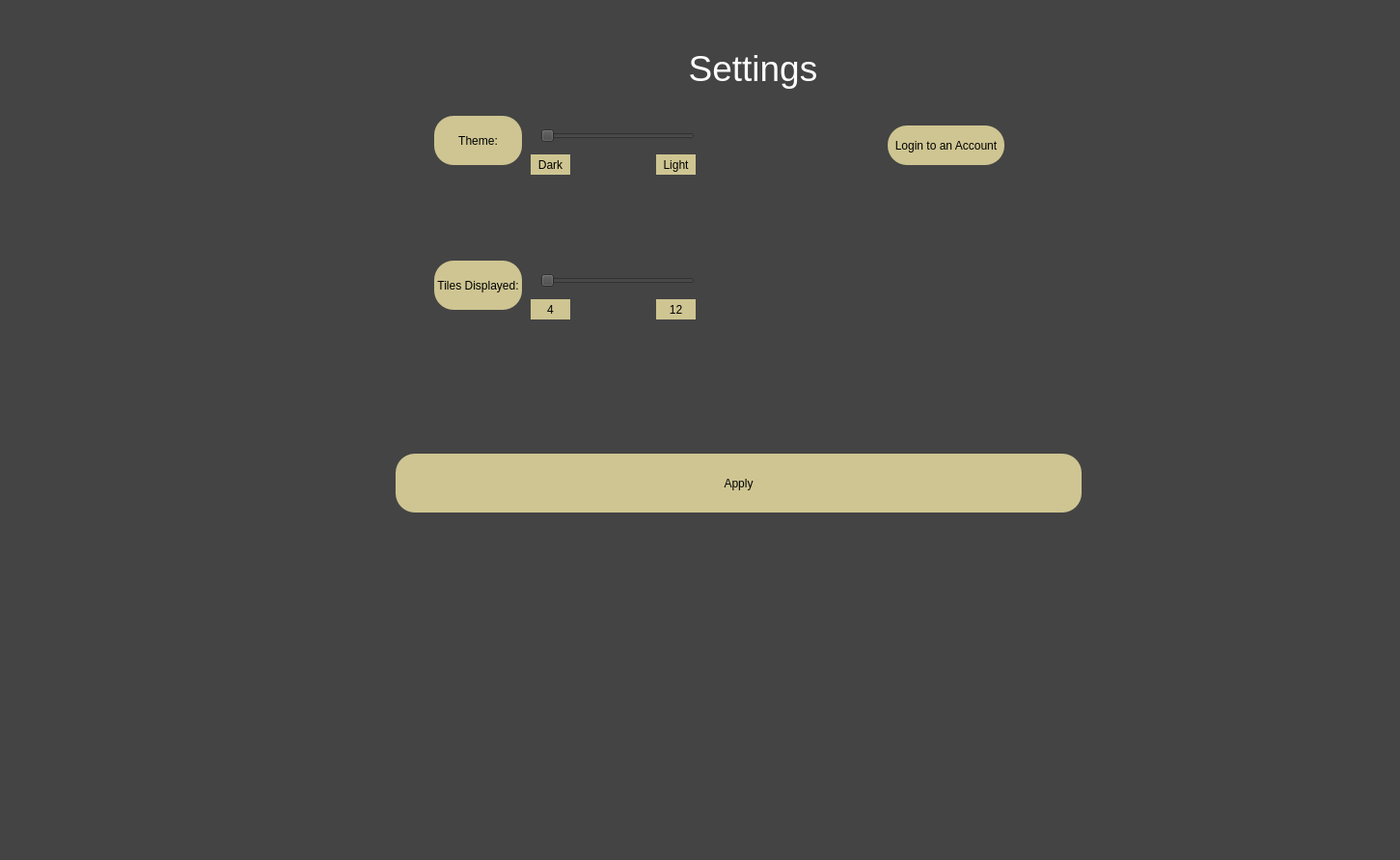
<?xml version="1.0" encoding="UTF-8"?>
<ui version="4.0">
 <class>Dialog</class>
 <widget class="QDialog" name="Dialog">
  <property name="geometry">
   <rect>
    <x>0</x>
    <y>0</y>
    <width>1451</width>
    <height>891</height>
   </rect>
  </property>
  <property name="windowTitle">
   <string>Dialog</string>
  </property>
  <property name="styleSheet">
   <string notr="true">background-color: rgb(68, 68, 68);</string>
  </property>
  <widget class="QLabel" name="label">
   <property name="geometry">
    <rect>
     <x>680</x>
     <y>40</y>
     <width>201</width>
     <height>61</height>
    </rect>
   </property>
   <property name="mouseTracking">
    <bool>false</bool>
   </property>
   <property name="styleSheet">
    <string notr="true">color: rgb(253, 253, 255);
font-size:28pt;
text-align: center;</string>
   </property>
   <property name="text">
    <string>Settings</string>
   </property>
   <property name="alignment">
    <set>Qt::AlignCenter</set>
   </property>
  </widget>
  <widget class="QPushButton" name="applied">
   <property name="geometry">
    <rect>
     <x>410</x>
     <y>470</y>
     <width>711</width>
     <height>61</height>
    </rect>
   </property>
   <property name="styleSheet">
    <string notr="true">background-color: rgb(206, 197, 146);
border-radius: 20px;</string>
   </property>
   <property name="text">
    <string>Apply</string>
   </property>
  </widget>
  <widget class="QLabel" name="label_2">
   <property name="geometry">
    <rect>
     <x>450</x>
     <y>120</y>
     <width>91</width>
     <height>51</height>
    </rect>
   </property>
   <property name="styleSheet">
    <string notr="true">background-color: rgb(206, 197, 146);

border-radius: 20px;</string>
   </property>
   <property name="text">
    <string>Theme:</string>
   </property>
   <property name="alignment">
    <set>Qt::AlignCenter</set>
   </property>
  </widget>
  <widget class="QSlider" name="horizontalSlider">
   <property name="geometry">
    <rect>
     <x>560</x>
     <y>130</y>
     <width>160</width>
     <height>22</height>
    </rect>
   </property>
   <property name="maximum">
    <number>1</number>
   </property>
   <property name="orientation">
    <enum>Qt::Horizontal</enum>
   </property>
  </widget>
  <widget class="QSlider" name="horizontalSlider_2">
   <property name="geometry">
    <rect>
     <x>560</x>
     <y>280</y>
     <width>160</width>
     <height>22</height>
    </rect>
   </property>
   <property name="minimum">
    <number>4</number>
   </property>
   <property name="maximum">
    <number>12</number>
   </property>
   <property name="orientation">
    <enum>Qt::Horizontal</enum>
   </property>
  </widget>
  <widget class="QLabel" name="label_4">
   <property name="geometry">
    <rect>
     <x>450</x>
     <y>270</y>
     <width>91</width>
     <height>51</height>
    </rect>
   </property>
   <property name="styleSheet">
    <string notr="true">background-color: rgb(206, 197, 146);
border-radius: 20px;</string>
   </property>
   <property name="text">
    <string>Tiles Displayed:</string>
   </property>
   <property name="alignment">
    <set>Qt::AlignCenter</set>
   </property>
  </widget>
  <widget class="QPushButton" name="pushButton">
   <property name="geometry">
    <rect>
     <x>920</x>
     <y>130</y>
     <width>121</width>
     <height>41</height>
    </rect>
   </property>
   <property name="styleSheet">
    <string notr="true">background-color: rgb(206, 197, 146);
border-radius: 20px;</string>
   </property>
   <property name="text">
    <string>Login to an Account</string>
   </property>
  </widget>
  <widget class="QLabel" name="label_3">
   <property name="geometry">
    <rect>
     <x>550</x>
     <y>160</y>
     <width>41</width>
     <height>21</height>
    </rect>
   </property>
   <property name="styleSheet">
    <string notr="true">background-color: rgb(206, 197, 146)</string>
   </property>
   <property name="text">
    <string>Dark</string>
   </property>
   <property name="alignment">
    <set>Qt::AlignCenter</set>
   </property>
  </widget>
  <widget class="QLabel" name="label_5">
   <property name="geometry">
    <rect>
     <x>680</x>
     <y>160</y>
     <width>41</width>
     <height>21</height>
    </rect>
   </property>
   <property name="styleSheet">
    <string notr="true">background-color: rgb(206, 197, 146)</string>
   </property>
   <property name="text">
    <string>Light</string>
   </property>
   <property name="alignment">
    <set>Qt::AlignCenter</set>
   </property>
  </widget>
  <widget class="QLabel" name="label_6">
   <property name="geometry">
    <rect>
     <x>550</x>
     <y>310</y>
     <width>41</width>
     <height>21</height>
    </rect>
   </property>
   <property name="styleSheet">
    <string notr="true">background-color: rgb(206, 197, 146)</string>
   </property>
   <property name="text">
    <string>4</string>
   </property>
   <property name="alignment">
    <set>Qt::AlignCenter</set>
   </property>
  </widget>
  <widget class="QLabel" name="label_7">
   <property name="geometry">
    <rect>
     <x>680</x>
     <y>310</y>
     <width>41</width>
     <height>21</height>
    </rect>
   </property>
   <property name="styleSheet">
    <string notr="true">background-color: rgb(206, 197, 146)</string>
   </property>
   <property name="text">
    <string>12</string>
   </property>
   <property name="alignment">
    <set>Qt::AlignCenter</set>
   </property>
  </widget>
 </widget>
 <resources/>
 <connections/>
</ui>
